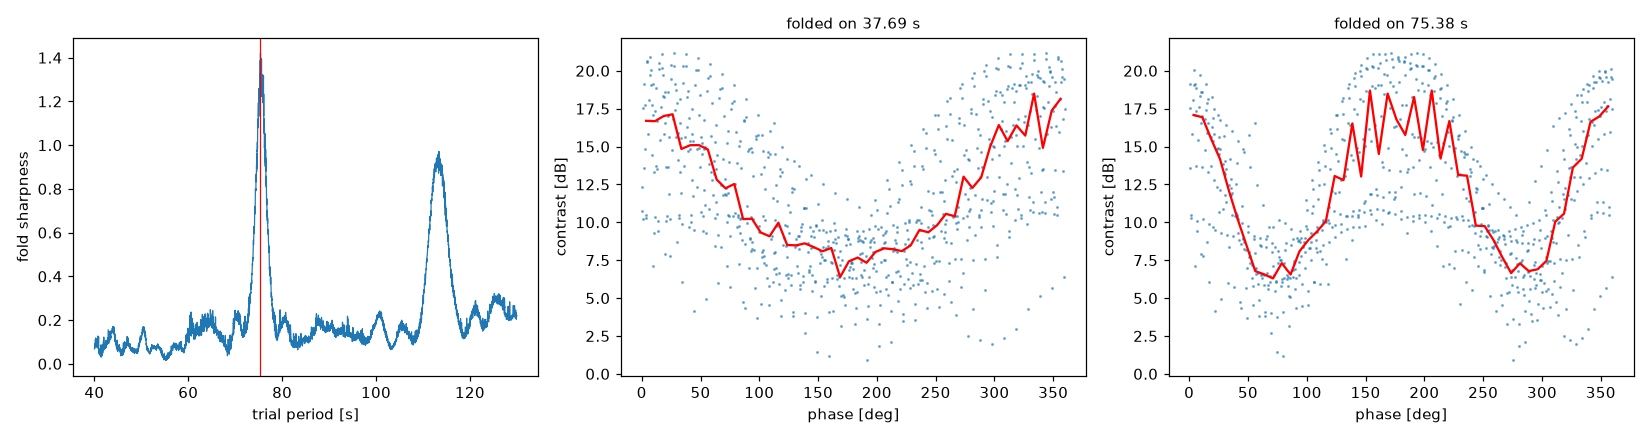

Write Python code to recreate this figure.
"""Measure the turn period by folding, since deployment 4 has no encoder.

Grid-search the period, fold the rotating receiver's tone contrast on each trial, and keep
the one that gives the crispest fold -- the ratio of the variance of the binned profile to
the residual scatter within bins.  The full turn carries two unequal maxima, so the true
period wins over its half if the two maxima really do differ.
"""
import numpy as np, matplotlib; matplotlib.use("Agg")
import matplotlib.pyplot as plt
from common import load, db, OUT, COMB_RESIDUE, COMB_SPILL, ROT

D = load()
fr, ch = D["fr"], D["ch"]
tone = ch % 16 == COMB_RESIDUE
cont = ~np.isin(ch % 16, COMB_SPILL)
band = (fr > 150) & (fr < 195)

T0, T1 = 660.0, 1520.0          # the turning interval, tightened from 02_overview
sel = D["sky"] & (D["tsec"] > T0) & (D["tsec"] < T1)
d = D["d"][ROT]
y = (db(np.nanmedian(d[:, tone & band], 1)) - db(np.nanmedian(d[:, cont & band], 1)))[sel]
x = D["tsec"][sel]
m = np.isfinite(y); x, y = x[m], y[m]
print(f"{len(x)} integrations over {x[-1] - x[0]:.0f} s")


def sharpness(P, nb=48):
    ph = np.mod(x, P) / P * nb
    j = ph.astype(int) % nb
    prof = np.array([np.median(y[j == b]) if (j == b).sum() > 2 else np.nan for b in range(nb)])
    if np.isnan(prof).any():
        return -np.inf, prof
    resid = y - prof[j]
    return np.nanvar(prof) / np.nanvar(resid), prof


grid = np.arange(40.0, 130.0, 0.02)
score = np.array([sharpness(P)[0] for P in grid])
best = grid[np.argmax(score)]
print(f"best period {best:.2f} s   (score {score.max():.2f})")
for P in (best / 2, best, best * 2):
    print(f"   P = {P:7.2f} s -> sharpness {sharpness(P)[0]:6.2f}")

fig, axs = plt.subplots(1, 3, figsize=(15, 4))
axs[0].plot(grid, score, lw=0.8)
axs[0].axvline(best, color="r", lw=0.8)
axs[0].set_xlabel("trial period [s]"); axs[0].set_ylabel("fold sharpness")
for P, ax in ((best / 2, axs[1]), (best, axs[2])):
    ph = np.mod(x, P) / P * 360.0
    ax.plot(ph, y, ".", ms=2, alpha=0.5)
    _, prof = sharpness(P)
    ax.plot(np.arange(48) / 48 * 360 + 360 / 96, prof, "r-", lw=1.5)
    ax.set_title(f"folded on {P:.2f} s", fontsize=10)
    ax.set_xlabel("phase [deg]"); ax.set_ylabel("contrast [dB]")
fig.tight_layout(); fig.savefig(OUT / "03_period.png", dpi=110)

# turn-to-turn repeatability: how much does each turn differ from the mean profile?
nturn = int((x[-1] - x[0]) // best)
print(f"{nturn} complete turns in the interval")
_, prof = sharpness(best)
for i in range(nturn):
    a, b = x[0] + i * best, x[0] + (i + 1) * best
    k = (x >= a) & (x < b)
    j = (np.mod(x[k], best) / best * 48).astype(int) % 48
    print(f"   turn {i:2d}: rms about the mean profile {np.sqrt(np.mean((y[k] - prof[j])**2)):5.2f} dB, "
          f"depth {np.nanmax(y[k]) - np.nanmin(y[k]):5.1f} dB")
